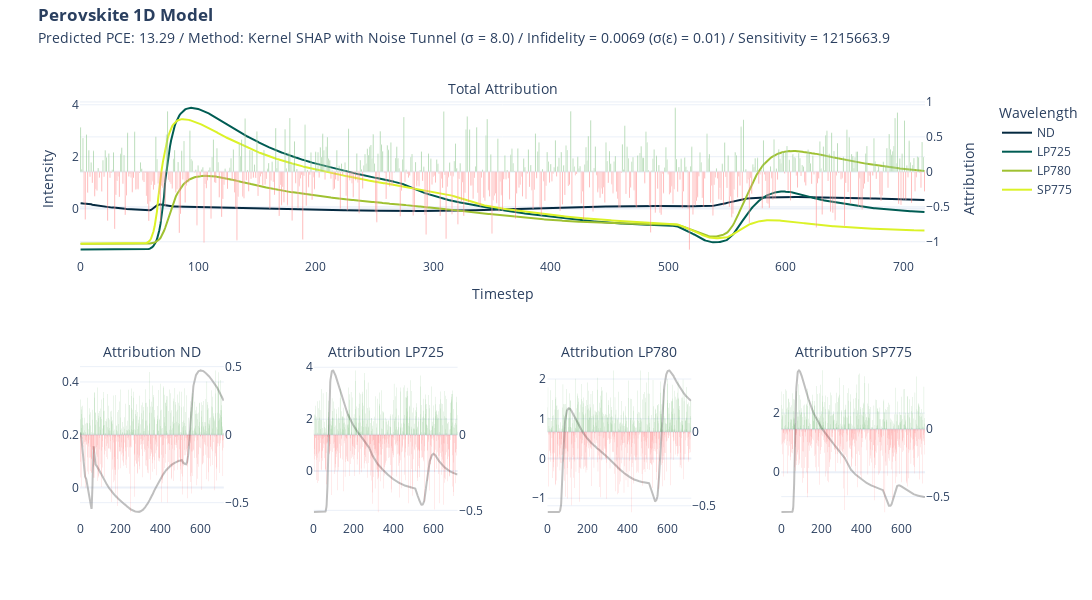

Notebook source saved alongside this figure:
### Code cell
import plotly.graph_objects as go

def format_title(title, subtitle=None, subtitle_font_size=14):
    title = f'<b>{title}</b>'
    if not subtitle:
        return title
    subtitle = f'<span style="font-size: {subtitle_font_size}px;">{subtitle}</span>'
    return f'{title}<br>{subtitle}'

from plotly.subplots import make_subplots

fig = make_subplots(rows=2, 
                    cols=4, 
                    specs=[[{"secondary_y": True, "colspan": 4}, None,None,None],
                           [{"secondary_y": True},{"secondary_y": True},{"secondary_y": True},{"secondary_y": True}]],
                    subplot_titles=(format_title("", "Total Attribution"), format_title("", "Attribution ND"), format_title("", "Attribution LP725"), format_title("", "Attribution LP780"), format_title("", "Attribution SP775"))
                    )

fig.add_trace(go.Scatter(y=x[0], name = "ND", marker_color="#042940"))
fig.add_trace(go.Scatter(y=x[1], name = "LP725", marker_color="#005C53"))
fig.add_trace(go.Scatter(y=x[2], name = "LP780", marker_color="#9FC131"))
fig.add_trace(go.Scatter(y=x[3], name = "SP775", marker_color="#DBF227"))

fig.add_trace(go.Bar(y=attr_ks.squeeze().sum(axis=0), name = "Attribution",marker_color=np.where(attr_ks.squeeze().sum(axis=0)<0, 'red', 'green'), opacity = 0.5,showlegend=False),secondary_y=True)

fig.update_yaxes(title= "Intensity")
fig.update_yaxes(title_text="Attribution", secondary_y=True)
fig.update_xaxes(title= "Timestep")

fig.add_trace(go.Scatter(y=x[0], name = "ND",marker_color="grey", opacity = 0.5,showlegend=False), row=2, col=1)
fig.add_trace(go.Bar(y=attr_ks.squeeze()[0],marker_color=np.where(attr_ks.squeeze()[0]<0, 'red', 'green'), opacity = 0.5,showlegend=False,marker_line_width=0),secondary_y=True, row=2, col=1)

fig.update_yaxes(title= None, row=2, col=1)
fig.update_yaxes(title_text=None, secondary_y=True, row=2, col=1)
fig.update_xaxes(title= None, row=2, col=1)

fig.add_trace(go.Scatter(y=x[1], name = "LP725",marker_color="grey", opacity = 0.5,showlegend=False), row=2, col=2)
fig.add_trace(go.Bar(y=attr_ks.squeeze()[1],marker_color=np.where(attr_ks.squeeze()[1]<0, 'red', 'green'), opacity = 0.5,showlegend=False,marker_line_width=0),secondary_y=True, row=2, col=2)

fig.update_yaxes(title= None, row=2, col=2)
fig.update_yaxes(title_text=None, secondary_y=True, row=2, col=2)
fig.update_xaxes(title= None, row=2, col=2)

fig.add_trace(go.Scatter(y=x[2], name = "LP780",marker_color="grey", opacity = 0.5,showlegend=False), row=2, col=3)
fig.add_trace(go.Bar(y=attr_ks.squeeze()[2],marker_color=np.where(attr_ks.squeeze()[2]<0, 'red', 'green'), opacity = 0.5,showlegend=False,marker_line_width=0),secondary_y=True, row=2, col=3)

fig.update_yaxes(title= None, row=2, col=3)
fig.update_yaxes(title_text=None, secondary_y=True, row=2, col=3)
fig.update_xaxes(title= None, row=2, col=3)

fig.add_trace(go.Scatter(y=x[3], name = "SP775",marker_color="grey", opacity = 0.5,showlegend=False), row=2, col=4)
fig.add_trace(go.Bar(y=attr_ks.squeeze()[3],marker_color=np.where(attr_ks.squeeze()[3]<0, 'red', 'green'), opacity = 0.5,showlegend=False,marker_line_width=0),secondary_y=True, row=2, col=4)

fig.update_yaxes(title= None, row=2, col=4)
fig.update_yaxes(title_text=None, secondary_y=True, row=2, col=4)
fig.update_xaxes(title= None, row=2, col=4)

fig.update_layout(
    title= format_title("Perovskite 1D Model", 
    "Predicted PCE: " + str(y) + " / Method: Kernel SHAP with Noise Tunnel (" + u"\u03C3" + " = " + str(stdev) +") / Infidelity = " + str(*np.round(infid_ks.numpy(),4)) + " ("+ u"\u03C3" + "(" + u"\u03B5" + ") = " 
    + str(std_noise) + ")" + " / Sensitivity = " + str(*np.round(sens_ks.numpy(),4)) ),
    legend_title = "Wavelength",
    title_y = 0.965,
    title_x = 0.035,
    template = "plotly_white",
    height=600, width=2200
)

fig.write_image("xai/images/1D/1D_ks.png", scale=2)

fig.show()

### Figure 1 — Plotly figure (JSON) as saved in the notebook; plotly's stock layout.template omitted (floating-point values rounded to 4 significant figures; data arrays with more than 128 entries replaced by an {"elided": "..."} marker saying what was removed)
{"data": [{"marker": {"color": "#042940"}, "name": "ND", "type": "scatter", "y": {"elided": "719 float values"}}, {"marker": {"color": "#005C53"}, "name": "LP725", "type": "scatter", "y": {"elided": "719 float values"}}, {"marker": {"color": "#9FC131"}, "name": "LP780", "type": "scatter", "y": {"elided": "719 float values"}}, {"marker": {"color": "#DBF227"}, "name": "SP775", "type": "scatter", "y": {"elided": "719 float values"}}, {"marker": {"color": {"elided": "719 str values"}}, "name": "Attribution", "opacity": 0.5, "showlegend": false, "type": "bar", "xaxis": "x", "y": {"elided": "719 float values"}, "yaxis": "y2"}, {"marker": {"color": "grey"}, "name": "ND", "opacity": 0.5, "showlegend": false, "type": "scatter", "xaxis": "x2", "y": {"elided": "719 float values"}, "yaxis": "y3"}, {"marker": {"color": {"elided": "719 str values"}, "line": {"width": 0}}, "opacity": 0.5, "showlegend": false, "type": "bar", "xaxis": "x2", "y": {"elided": "719 float values"}, "yaxis": "y4"}, {"marker": {"color": "grey"}, "name": "LP725", "opacity": 0.5, "showlegend": false, "type": "scatter", "xaxis": "x3", "y": {"elided": "719 float values"}, "yaxis": "y5"}, {"marker": {"color": {"elided": "719 str values"}, "line": {"width": 0}}, "opacity": 0.5, "showlegend": false, "type": "bar", "xaxis": "x3", "y": {"elided": "719 float values"}, "yaxis": "y6"}, {"marker": {"color": "grey"}, "name": "LP780", "opacity": 0.5, "showlegend": false, "type": "scatter", "xaxis": "x4", "y": {"elided": "719 float values"}, "yaxis": "y7"}, {"marker": {"color": {"elided": "719 str values"}, "line": {"width": 0}}, "opacity": 0.5, "showlegend": false, "type": "bar", "xaxis": "x4", "y": {"elided": "719 float values"}, "yaxis": "y8"}, {"marker": {"color": "grey"}, "name": "SP775", "opacity": 0.5, "showlegend": false, "type": "scatter", "xaxis": "x5", "y": {"elided": "719 float values"}, "yaxis": "y9"}, {"marker": {"color": {"elided": "719 str values"}, "line": {"width": 0}}, "opacity": 0.5, "showlegend": false, "type": "bar", "xaxis": "x5", "y": {"elided": "719 float values"}, "yaxis": "y10"}], "layout": {"annotations": [{"font": {"size": 16}, "showarrow": false, "text": "<b></b><br><span style=\"font-size: 14px;\">Total Attribution</span>", "x": 0.47, "xanchor": "center", "xref": "paper", "y": 1, "yanchor": "bottom", "yref": "paper"}, {"font": {"size": 16}, "showarrow": false, "text": "<b></b><br><span style=\"font-size: 14px;\">Attribution ND</span>", "x": 0.08, "xanchor": "center", "xref": "paper", "y": 0.375, "yanchor": "bottom", "yref": "paper"}, {"font": {"size": 16}, "showarrow": false, "text": "<b></b><br><span style=\"font-size: 14px;\">Attribution LP725</span>", "x": 0.34, "xanchor": "center", "xref": "paper", "y": 0.375, "yanchor": "bottom", "yref": "paper"}, {"font": {"size": 16}, "showarrow": false, "text": "<b></b><br><span style=\"font-size: 14px;\">Attribution LP780</span>", "x": 0.6, "xanchor": "center", "xref": "paper", "y": 0.375, "yanchor": "bottom", "yref": "paper"}, {"font": {"size": 16}, "showarrow": false, "text": "<b></b><br><span style=\"font-size: 14px;\">Attribution SP775</span>", "x": 0.86, "xanchor": "center", "xref": "paper", "y": 0.375, "yanchor": "bottom", "yref": "paper"}], "height": 600, "legend": {"title": {"text": "Wavelength"}}, "title": {"text": "<b>Perovskite 1D Model</b><br><span style=\"font-size: 14px;\">Predicted PCE: 13.29 / Method: Kernel SHAP with Noise Tunnel (σ = 8.0) / Infidelity = 0.0069 (σ(ε) = 0.01) / Sensitivity = 1215663.9</span>", "x": 0.035, "y": 0.965}, "width": 2200, "xaxis": {"anchor": "y", "domain": [0, 0.94], "title": {"text": "Timestep"}}, "xaxis2": {"anchor": "y3", "domain": [0, 0.16], "title": {}}, "xaxis3": {"anchor": "y5", "domain": [0.26, 0.42], "title": {}}, "xaxis4": {"anchor": "y7", "domain": [0.52, 0.68], "title": {}}, "xaxis5": {"anchor": "y9", "domain": [0.78, 0.94], "title": {}}, "yaxis": {"anchor": "x", "domain": [0.625, 1], "title": {"text": "Intensity"}}, "yaxis10": {"anchor": "x5", "overlaying": "y9", "side": "right", "title": {}}, "yaxis2": {"anchor": "x", "overlaying": "y", "side": "right", "title": {"text": "Attribution"}}, "yaxis3": {"anchor": "x2", "domain": [0, 0.375], "title": {}}, "yaxis4": {"anchor": "x2", "overlaying": "y3", "side": "right", "title": {}}, "yaxis5": {"anchor": "x3", "domain": [0, 0.375], "title": {}}, "yaxis6": {"anchor": "x3", "overlaying": "y5", "side": "right", "title": {}}, "yaxis7": {"anchor": "x4", "domain": [0, 0.375], "title": {}}, "yaxis8": {"anchor": "x4", "overlaying": "y7", "side": "right", "title": {}}, "yaxis9": {"anchor": "x5", "domain": [0, 0.375], "title": {}}}}
